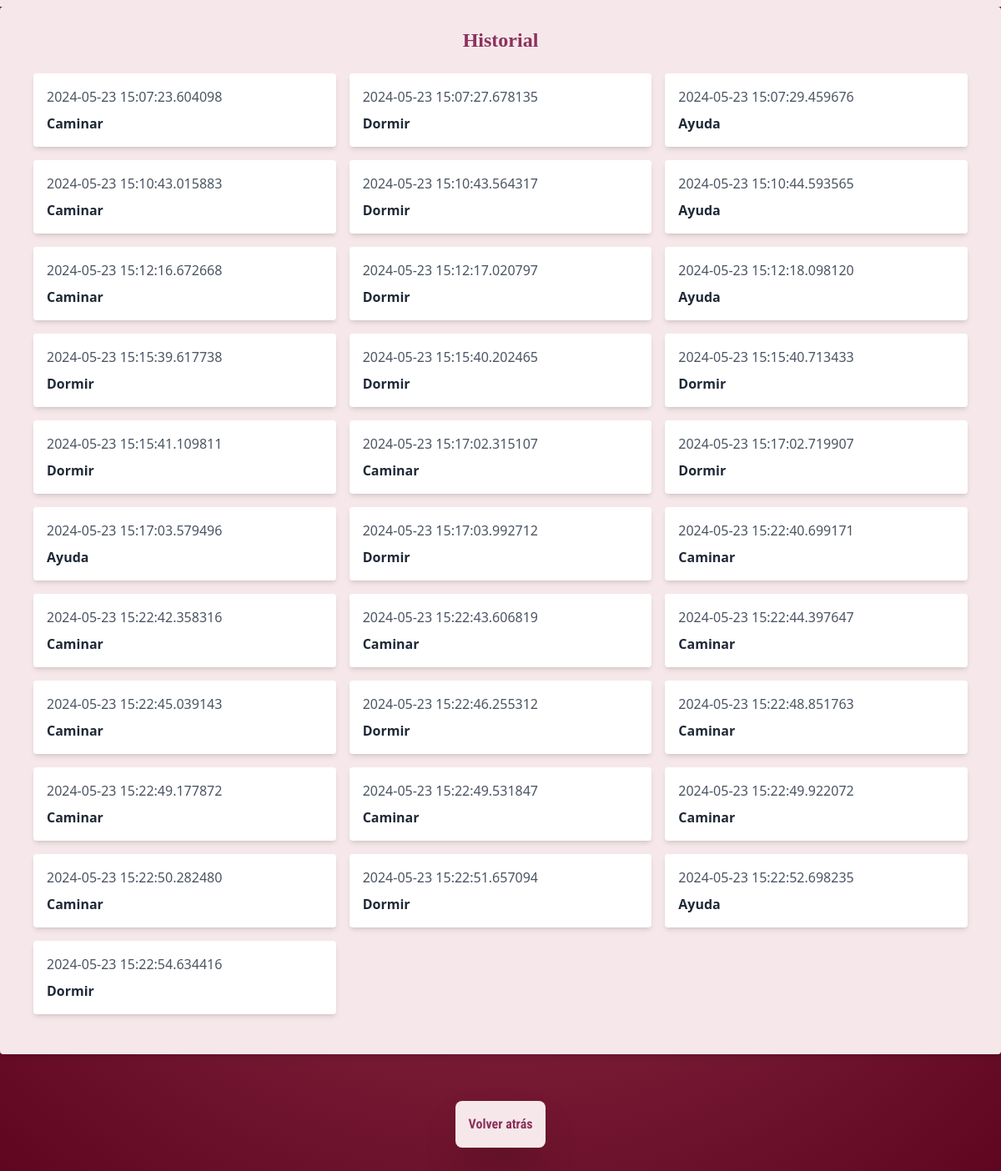
Page /historial (signed in) on the earlier database version.
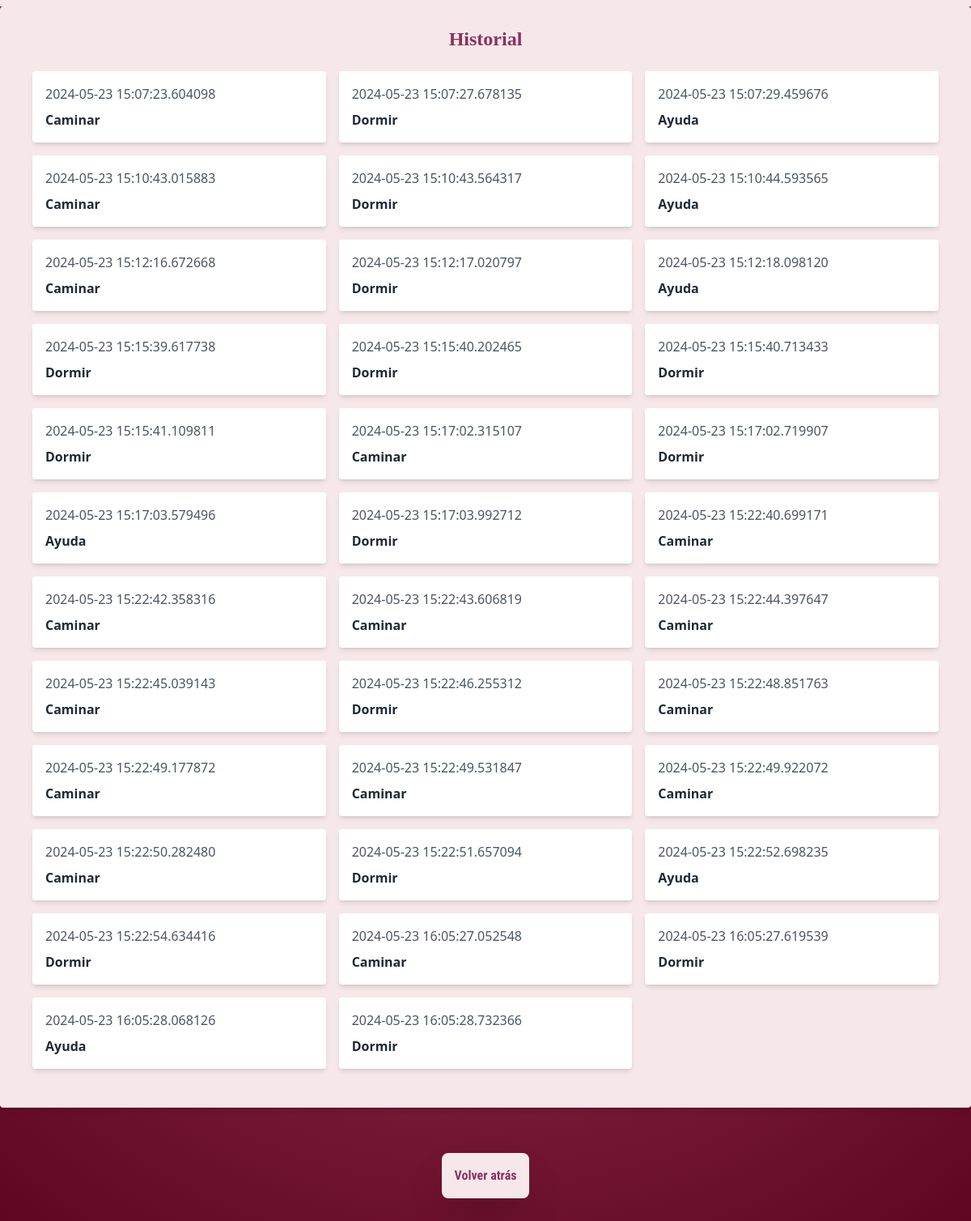
Same page on the later database version.
### models.py (models this page shows, shortened)
class HabitosCompletados(db.Model):
    id_habitos_completados = db.Column(db.Integer, primary_key=True)
    id_usuario = db.Column(db.Integer, db.ForeignKey("usuarios.id_usuario"), nullable=False)
    id_habito_personalizado = db.Column(db.Integer, db.ForeignKey("habitos_personalizados.id_habitos_personalizados"), nullable=True)
    fecha_completado = db.Column(db.DateTime, nullable=False, default=datetime.date)

class HabitosPersonalizados(db.Model):
    id_habitos_personalizados = db.Column(db.Integer, primary_key=True)
    habito_nombre = db.Column(db.String, nullable=False)
    id_usuario = db.Column(db.Integer, db.ForeignKey("usuarios.id_usuario"), nullable=False)

### app.py (the view)
@app.route('/historial')
def historial_habitos():
    id_usuario = session.get("id_usuario") # Obtener el ID
    if not id_usuario: # Si no hay un usuario en sesión, redirigir a la página de inicio de sesión
        return redirect(url_for('iniciar_sesion'))
    usuario = Usuarios.query.get(id_usuario) # Obtener los datos del usuario
    habitos_completados = db.session.query(HabitosCompletados, HabitosPersonalizados)\
                        .join(HabitosPersonalizados, HabitosCompletados.id_habito_personalizado == HabitosPersonalizados.id_habitos_personalizados)\
                        .filter(HabitosCompletados.id_usuario == id_usuario).all()
    return render_template("historial.html", usuario=usuario, habitos_completados=habitos_completados)

### templates/historial.html (shortened to what this page needs)
<!DOCTYPE html>
<html lang="es">
<head>
    <script src="https://cdn.tailwindcss.com"></script>
    <link href="https://fonts.cdnfonts.com/css/gorilla" rel="stylesheet">
</head>
<body class="border-t-8 border-[#F6E8EA] flex flex-col items-center justify-center min-h-screen bg-[radial-gradient(circle_at_center,_var(--tw-gradient-stops))] from-[#993A55] to-[#5f051f]">
    <div class="bg-[#F6E8EA] shadow-md rounded px-8 pt-6 pb-8 mb-4">
        <h1 style="font-family:gorilla" class="text-2xl font-bold mb-6 text-center text-[#8c315d]">Historial</h1>
        {% if habitos_completados %}
        <div class="flex flex-wrap justify-start">
            {% for habito_completado, habito_personalizado in habitos_completados %}
            <div class="w-full md:w-1/2 lg:w-1/3 xl:w-1/4 px-2 mb-4">
                <div class="bg-white rounded shadow-md p-4">
                    <p class="text-gray-600 mb-2">{{ habito_completado.fecha_completado }}</p>
                    <p class="text-gray-800 font-bold">{{ habito_personalizado.habito_nombre }}</p>
                </div>
            </div>
            {% endfor %}
        </div>
        {% else %}
        <p class="text-center text-gray-700">No hay hábitos completados aún.</p>
        {% endif %}
    </div>
    <footer class="mt-auto">
        <a href="pagina_principal" style="font-family:Roboto Condensed" class="text-[#8c315d] p-4 bg-[#F6E8EA] font-bold rounded-lg shadow-2xl hover:bg-[#E3BCC1] hover:scale-110 block w-full max-w-xs mx-auto m-10">Volver atrás</a>
    </footer>
</body>
</html>

Differences in the rows shown:
added HabitosCompletados: fecha_completado "2024-05-23 16:05:27.052548", habito_nombre "Caminar"
added HabitosCompletados: fecha_completado "2024-05-23 16:05:27.619539", habito_nombre "Dormir"
added HabitosCompletados: fecha_completado "2024-05-23 16:05:28.068126", habito_nombre "Ayuda"
added HabitosCompletados: fecha_completado "2024-05-23 16:05:28.732366", habito_nombre "Dormir"
